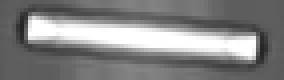
#> input picture hot_15_deg.png, 71 x 20 px (shown 4 times larger); the run also reads 1 picture not shown here
$ python feature.py
#> lines starting #> are read from the running program, lines starting #| are printed output that depends on the picture; after the words box and inside, x2 and y2 are one past the last pixel; in counts of white or black regions, pixels touching at a corner belong together
import os
from collections import deque

import itertools
import cv2
import numpy as np
from imutils.object_detection import non_max_suppression

# create named window and move it - 400px in x dir
cv2.namedWindow("Frame", cv2.WINDOW_NORMAL)
# show window
cv2.imshow('Frame', np.zeros((256, 192, 3), np.uint8))
cv2.moveWindow("Frame", -512, 0)

# resize window
cv2.resizeWindow("Frame", 384, 512)

# Capture the frame from the video source while 1
cap = cv2.VideoCapture('output10.mkv')
# skip to 1000th frame
#cap.set(cv2.CAP_PROP_POS_FRAMES, 100*25)


check_line_y = 128


# Object Counter, counts hot, cold and their ends (hot_end, cold_end)
class ObjectCounter:
    def __init__(self):

        self.cleared = False
        self.hot_last = False
        self.cold_last = False

        self.hot_mask = None
        self.cold_mask = None

        self.not_changed_frame_count = 0

        self.queue = deque(maxlen=3)

    # [61 lines left out: function process, not called in this run]

    def fire_alarm(self):
        print('‼️‼️‼️‼️‼️‼️‼️‼️‼️‼️‼️')

    def print(self):
        # print queue as emojis
        print(''.join(['🔴' if x == 1 else '🔵' for x in self.queue]))


def find_query_in_frame(query, frame, sensitivity, overlapTresh):
    result = cv2.matchTemplate(frame, query, cv2.TM_CCOEFF_NORMED)
    w, h = query.shape[::-1]
    (ys, xs) = np.where(result > sensitivity)
    rects = np.array([[x, y, x + w, y + h] for (x, y) in zip(xs, ys)])
    #rects = non_max_suppression(rects, probs=None, overlapThresh=overlapTresh)
    mask = np.zeros(frame.shape, np.uint8)
    for (x, y, x2, h2) in rects:
        cv2.rectangle(mask, (x, y), (x2, h2), (255, 255, 255), -1)

    mask = cv2.erode(mask, np.ones((5, 5), np.uint8), iterations=1)


    return mask


object_counter = ObjectCounter()
hot = cv2.imread('hot.png', cv2.IMREAD_GRAYSCALE)
hot_15_deg = cv2.imread('hot_15_deg.png', cv2.IMREAD_GRAYSCALE)
#> hot_15_deg is the input picture: shape (20, 71); min 34, max 255, mean 131.6
hot_350_deg = cv2.imread('hot_350_deg.png', cv2.IMREAD_GRAYSCALE)
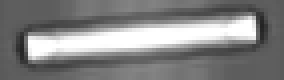
#> input picture hot_350_deg.png, 71 x 20 px (shown 4 times larger)
#> hot_350_deg is the input picture: shape (20, 71); min 35, max 255, mean 131.6

cold = cv2.imread('cold.png', cv2.IMREAD_GRAYSCALE)
cold_small = cv2.imread('cold_small.png', cv2.IMREAD_GRAYSCALE)


while (cap.isOpened()):
    ret, frame = cap.read()
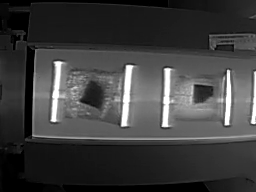
#> input picture frame 418 of output10.mkv, 256 x 192 px
#> frame is the input picture: shape (192, 256, 3); min 0, max 255, mean 62
    if ret == True:

        # flip frame
        frame = cv2.flip(frame, 0)

        #rotate frame 90 degrees
        frame = cv2.rotate(frame, cv2.ROTATE_90_COUNTERCLOCKWISE)
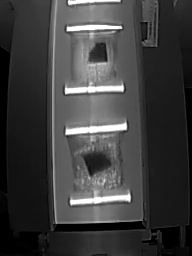
#> frame: shape (256, 192, 3); min 0, max 255, mean 62

        # crop frame
        # frame = frame[int(r[1]):int(r[1] + r[3]), int(r[0]):int(r[0] + r[2])]

        # resize to 192x256
        # frame = cv2.resize(frame, (192, 256), interpolation=cv2.INTER_AREA)

        # encode frame as grayscale
        frameGray = cv2.cvtColor(frame, cv2.COLOR_BGR2GRAY)


        hot_mask = find_query_in_frame(hot, frameGray, 0.7, 0.8)
#> in find_query_in_frame, `(ys, xs) = np.where(result > sensitivity)`: ys = 91 values from 19 to 193; xs = 91 values, max 71 at index 77, min 53 at index 32, mean 62.37
#> in find_query_in_frame, `rects = np.array([[x, y, x + w, y + h] for (x, y) in zip(xs, ys)])`: rects = 91 rows, first 6: [61, 19, 132, 35], [62, 19, 133, 35], [55, 20, 126, 36], [56, 20, 127, 36], [57, 20, 128, 36], [58, 20, 129, 36]
#> the loop in find_query_in_frame, `for (x, y, x2, h2) in rects:` made 91 passes
#> (x, y, x2, h2) on passes 1 to 12: (61, 19, 132, 35), (62, 19, 133, 35), (55, 20, 126, 36), (56, 20, 127, 36), (57, 20, 128, 36), (58, 20, 129, 36), (59, 20, 130, 36), (60, 20, 131, 36), (61, 20, 132, 36), (62, 20, 133, 36), (63, 20, 134, 36), (58, 80, 129, 96)
#> after the loop in find_query_in_frame, `for (x, y, x2, h2) in rects:`:
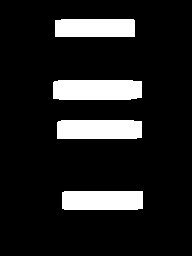
#> mask: shape (256, 192); 12.8% white; 4 white regions, box (x1, y1, x2, y2) and area: (53, 80, 142, 100) 1743, (57, 120, 142, 139) 1597, (62, 191, 143, 210) 1530, (55, 19, 135, 37) 1433
#> in find_query_in_frame, `mask = cv2.erode(mask, np.ones((5, 5), np.uint8), iterations=1)`: mask: shape (256, 192); 9.6% white; 4 white regions, box (x1, y1, x2, y2) and area: (55, 82, 140, 98) 1323, (59, 122, 140, 137) 1197, (64, 193, 141, 208) 1146, (57, 21, 133, 35) 1057
        hot_15_deg_mask = find_query_in_frame(hot_15_deg, frameGray, 0.7, 0.8)
#> call 2 of find_query_in_frame, with sensitivity = 0.7, overlapTresh = 0.8
#> in find_query_in_frame (call 2), `result = cv2.matchTemplate(frame, query, cv2.TM_CCOEFF_NORMED)`:
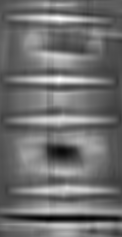
#> result: shape (237, 122) float32; min -0.405, max 0.585, mean 0.0299; drawn with min black and max white
#> in find_query_in_frame (call 2), `(ys, xs) = np.where(result > sensitivity)`: ys = empty array
#> after the loop in find_query_in_frame (call 2), `for (x, y, x2, h2) in rects:`: mask: shape (256, 192); every value is 0
        hot_350_deg_mask = find_query_in_frame(hot_350_deg, frameGray, 0.7, 0.8)
#> call 3 of find_query_in_frame, with sensitivity = 0.7, overlapTresh = 0.8
#> in find_query_in_frame (call 3), `result = cv2.matchTemplate(frame, query, cv2.TM_CCOEFF_NORMED)`:
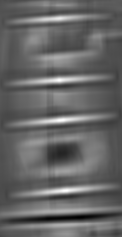
#> result: shape (237, 122) float32; min -0.538, max 0.883, mean 0.0296; drawn with min black and max white
#> in find_query_in_frame (call 3), `(ys, xs) = np.where(result > sensitivity)`: ys = 127 values from 18 to 191; xs = 127 values, max 74 at index 94, min 50 at index 19, mean 61.06
#> in find_query_in_frame (call 3), `rects = np.array([[x, y, x + w, y + h] for (x, y) in zip(xs, ys)])`: rects = 127 rows, first 6: [55, 18, 126, 38], [56, 18, 127, 38], [57, 18, 128, 38], [58, 18, 129, 38], [59, 18, 130, 38], [60, 18, 131, 38]
#> the loop in find_query_in_frame (call 3), `for (x, y, x2, h2) in rects:` made 127 passes
#> (x, y, x2, h2) on passes 1 to 12: (55, 18, 126, 38), (56, 18, 127, 38), (57, 18, 128, 38), (58, 18, 129, 38), (59, 18, 130, 38), (60, 18, 131, 38), (61, 18, 132, 38), (55, 79, 126, 99), (56, 79, 127, 99), (57, 79, 128, 99), (58, 79, 129, 99), (59, 79, 130, 99)
#> after the loop in find_query_in_frame (call 3), `for (x, y, x2, h2) in rects:`: mask: shape (256, 192); 16% white; 4 white regions, box (x1, y1, x2, y2) and area: (50, 119, 143, 142) 2118, (54, 189, 146, 212) 2097, (50, 79, 138, 102) 2004, (55, 18, 133, 39) 1638
#> in find_query_in_frame (call 3), `mask = cv2.erode(mask, np.ones((5, 5), np.uint8), iterations=1)`:
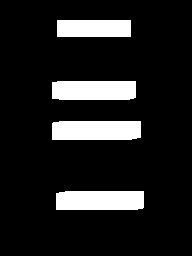
#> mask: shape (256, 192); 12.5% white; 4 white regions, box (x1, y1, x2, y2) and area: (52, 121, 141, 140) 1670, (56, 191, 144, 210) 1653, (52, 81, 136, 100) 1576, (57, 20, 131, 37) 1258
        hot_mask = cv2.bitwise_or(hot_mask, hot_15_deg_mask)
        hot_mask = cv2.bitwise_or(hot_mask, hot_350_deg_mask)
#> hot_mask: shape (256, 192); 12.7% white; 4 white regions, box (x1, y1, x2, y2) and area: (52, 121, 141, 140) 1670, (56, 191, 144, 210) 1653, (52, 81, 140, 100) 1628, (57, 20, 133, 37) 1285


        cold_mask = find_query_in_frame(cold, frameGray, 0.7, 0.3)
#> (the run stopped early here; a loop or call above may not have finished)
